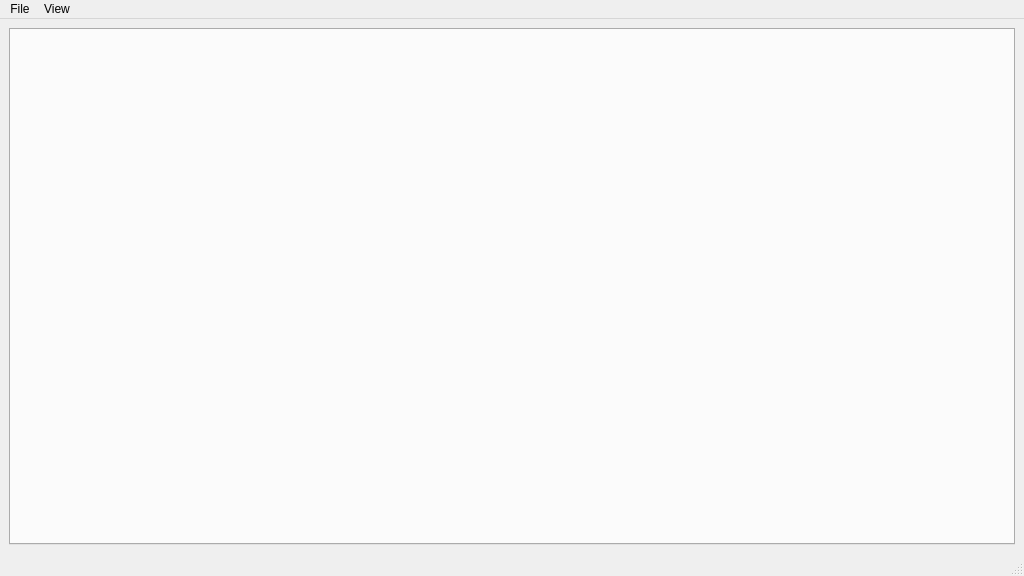
<?xml version="1.0" encoding="UTF-8"?>
<ui version="4.0">
 <class>MainWindow</class>
 <widget class="QMainWindow" name="MainWindow">
  <property name="geometry">
   <rect>
    <x>0</x>
    <y>0</y>
    <width>1024</width>
    <height>576</height>
   </rect>
  </property>
  <property name="windowTitle">
   <string>VaRA-TS</string>
  </property>
  <property name="windowIcon">
   <iconset>
    <normaloff>../../../icons/straus64.png</normaloff>../../../icons/straus64.png</iconset>
  </property>
  <widget class="QWidget" name="centralwidget">
   <layout class="QGridLayout" name="gridLayout">
    <item row="0" column="0">
     <widget class="QTabWidget" name="tabWidget">
      <property name="currentIndex">
       <number>-1</number>
      </property>
      <property name="tabsClosable">
       <bool>true</bool>
      </property>
      <property name="movable">
       <bool>true</bool>
      </property>
     </widget>
    </item>
   </layout>
  </widget>
  <widget class="QMenuBar" name="menubar">
   <property name="geometry">
    <rect>
     <x>0</x>
     <y>0</y>
     <width>1024</width>
     <height>29</height>
    </rect>
   </property>
   <widget class="QMenu" name="menuFile">
    <property name="title">
     <string>File</string>
    </property>
    <widget class="QMenu" name="menuConfig">
     <property name="title">
      <string>Config</string>
     </property>
     <addaction name="actionCreate_BenchBuild_Config"/>
     <addaction name="actionSave_Config"/>
    </widget>
    <addaction name="actionVaRA_Setup"/>
    <addaction name="actionInteractionFilter_Editor"/>
    <addaction name="menuConfig"/>
    <addaction name="actionQuit"/>
   </widget>
   <widget class="QMenu" name="menuView">
    <property name="title">
     <string>View</string>
    </property>
    <addaction name="actionExampleView"/>
    <addaction name="actionCR_BarView"/>
   </widget>
   <addaction name="menuFile"/>
   <addaction name="menuView"/>
  </widget>
  <widget class="QStatusBar" name="statusbar">
   <property name="enabled">
    <bool>true</bool>
   </property>
  </widget>
  <action name="actionQuit">
   <property name="text">
    <string>Quit</string>
   </property>
   <property name="shortcut">
    <string>Ctrl+Q</string>
   </property>
  </action>
  <action name="actionExampleView">
   <property name="text">
    <string>ExampleView</string>
   </property>
  </action>
  <action name="actionCR_BarView">
   <property name="text">
    <string>CR-BarView</string>
   </property>
  </action>
  <action name="actionSetup">
   <property name="text">
    <string>Setup</string>
   </property>
  </action>
  <action name="actionDownload_VaRA">
   <property name="text">
    <string>Initialize VaRA</string>
   </property>
   <property name="toolTip">
    <string>Downloads and builds VaRA</string>
   </property>
  </action>
  <action name="actionUpdate_VaRA">
   <property name="text">
    <string>Update VaRA</string>
   </property>
  </action>
  <action name="actionShow_VaRA_status">
   <property name="text">
    <string>Show VaRA status</string>
   </property>
  </action>
  <action name="actionVaRA_Setup">
   <property name="text">
    <string>VaRA Setup</string>
   </property>
   <property name="shortcut">
    <string>Ctrl+B</string>
   </property>
  </action>
  <action name="actionSave_Config">
   <property name="text">
    <string>Save VaRA Config</string>
   </property>
  </action>
  <action name="actionCreate_BenchBuild_Config">
   <property name="text">
    <string>Create BenchBuild Config</string>
   </property>
  </action>
  <action name="actionInteractionFilter_Editor">
   <property name="text">
    <string>InteractionFilter Editor</string>
   </property>
  </action>
 </widget>
 <resources/>
 <connections>
  <connection>
   <sender>actionQuit</sender>
   <signal>triggered()</signal>
   <receiver>MainWindow</receiver>
   <slot>close()</slot>
   <hints>
    <hint type="sourcelabel">
     <x>-1</x>
     <y>-1</y>
    </hint>
    <hint type="destinationlabel">
     <x>319</x>
     <y>239</y>
    </hint>
   </hints>
  </connection>
 </connections>
</ui>
